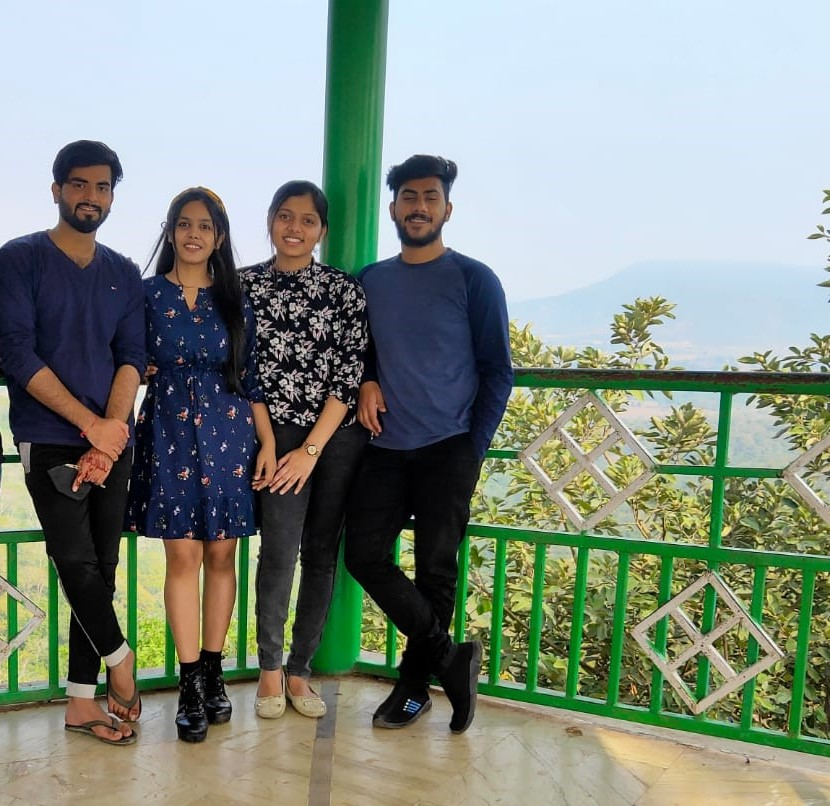
#> input picture yo.jpg, 830 x 806 px
$ python imageread.py
#> lines starting #> are read from the running program, lines starting #| are printed output that depends on the picture; after the words box and inside, x2 and y2 are one past the last pixel; in counts of white or black regions, pixels touching at a corner belong together
import cv2

# Load the cascade
face_cascade = cv2.CascadeClassifier('haarcascade_frontalface_default.xml')
# Read the input image
img = cv2.imread('yo.jpg')
#> img is the input picture: shape (806, 830, 3); mean B, G, R 131.1, 141.5, 130.8
# Convert into grayscale
gray = cv2.cvtColor(img, cv2.COLOR_BGR2GRAY)
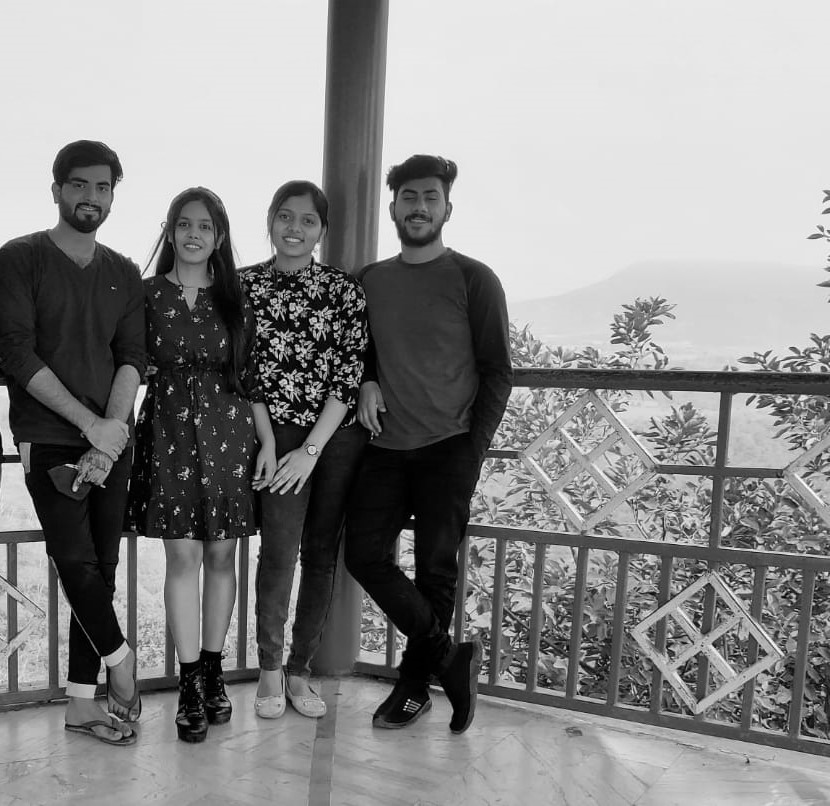
#> gray: shape (806, 830); min 0, max 254, mean 137.2
# Detect faces
faces = face_cascade.detectMultiScale(gray, 1.1, 5)
#> faces = [[167, 205, 56, 56], [390, 174, 60, 60], [267, 197, 58, 58], [58, 161, 62, 62]]
# Draw rectangle around the faces
for (x, y, w, h) in faces:
    cv2.rectangle(img, (x, y), (x+w, y+h), (255, 0, 0), 2)
#> this loop made 4 passes
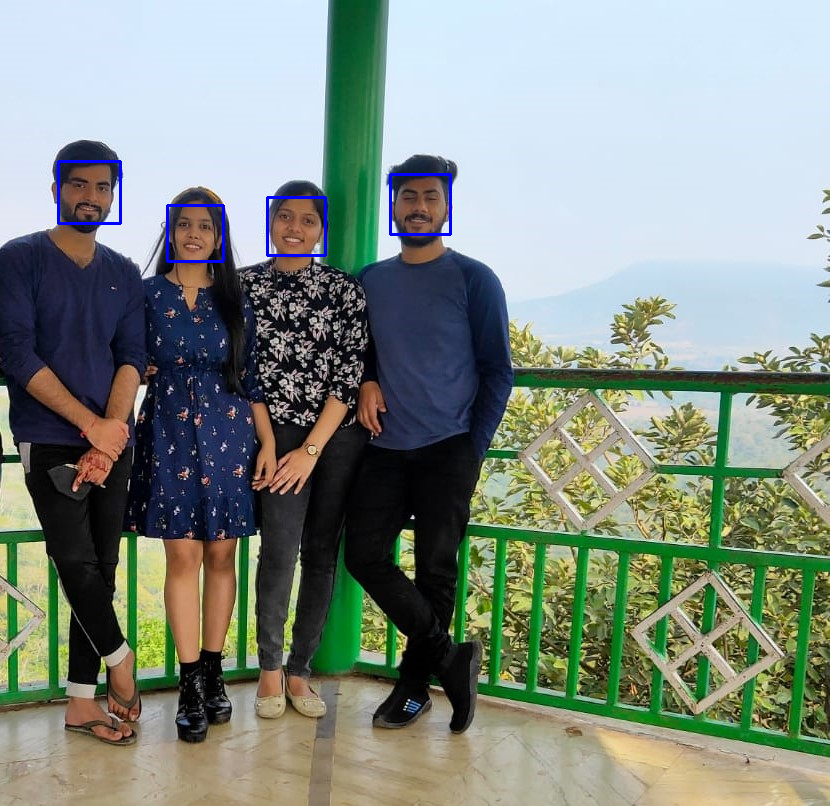
#> img: shape (806, 830, 3); 0.42% of pixels changed, all inside (x1, y1, x2, y2) = (57, 160, 452, 263)
# Display the output
cv2.imshow('img', img)
cv2.waitKey()

$ run again, with imdetect.png saved as yo.jpg
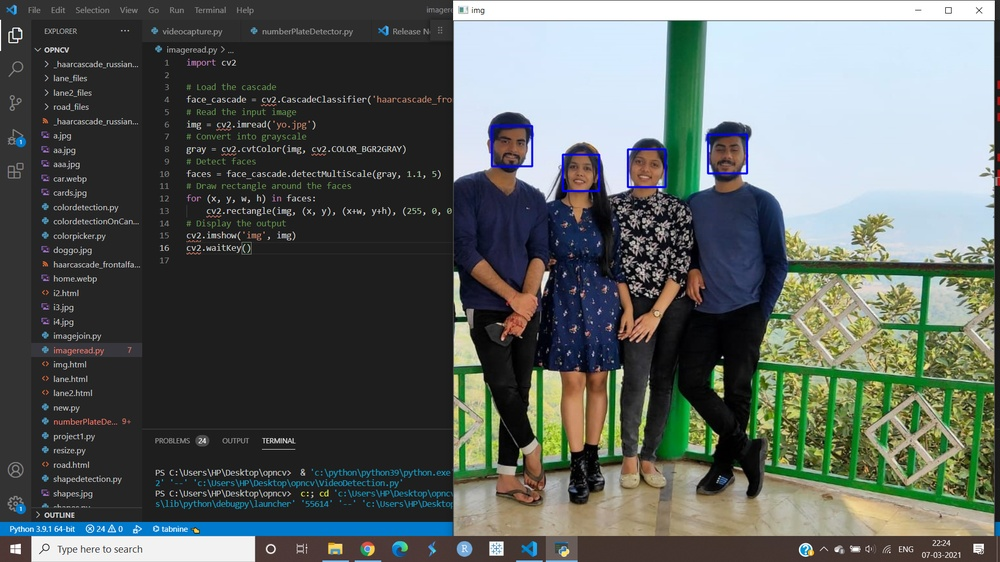
#> input picture imdetect.png, 1000 x 562 px, shrunk from 1920 x 1080 before the run
#> img is the input picture: shape (562, 1000, 3); mean B, G, R 94.7, 98.4, 91.6
#> `gray = cv2.cvtColor(img, cv2.COLOR_BGR2GRAY)`:
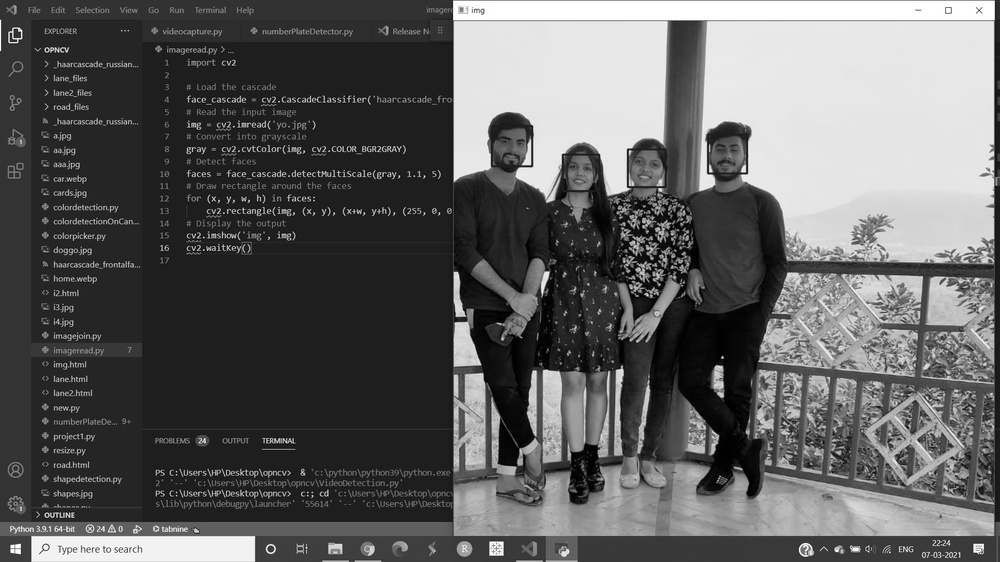
#> gray: shape (562, 1000); min 0, max 255, mean 95.9
#> faces = [[561, 153, 39, 39], [491, 125, 42, 42], [630, 150, 35, 35], [706, 134, 41, 41]]
#> the loop `for (x, y, w, h) in faces:` made 4 passes
#> after the loop `for (x, y, w, h) in faces:`:
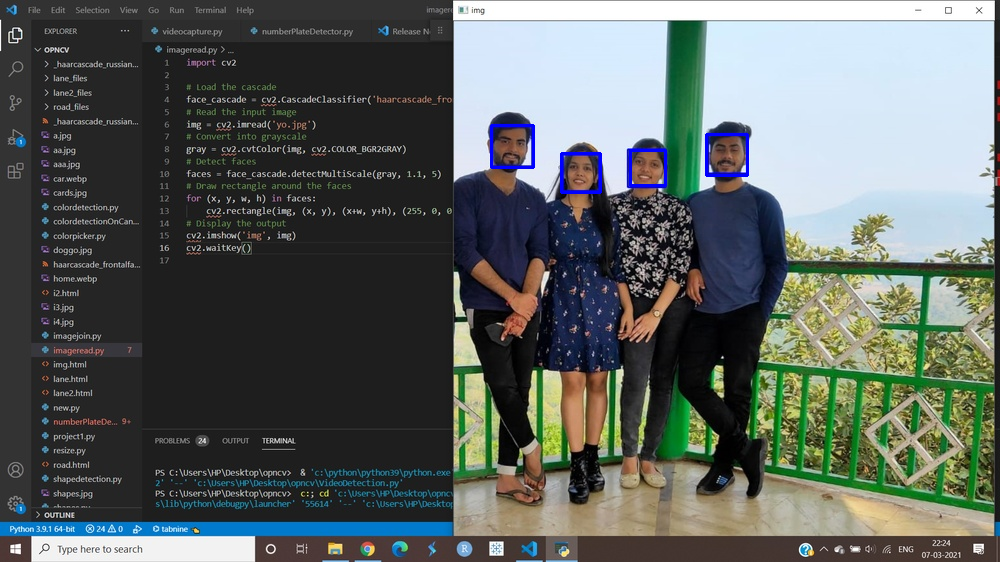
#> img: shape (562, 1000, 3); 0.33% of pixels changed, all inside (x1, y1, x2, y2) = (490, 124, 749, 194)

$ run again, with r.png saved as yo.jpg
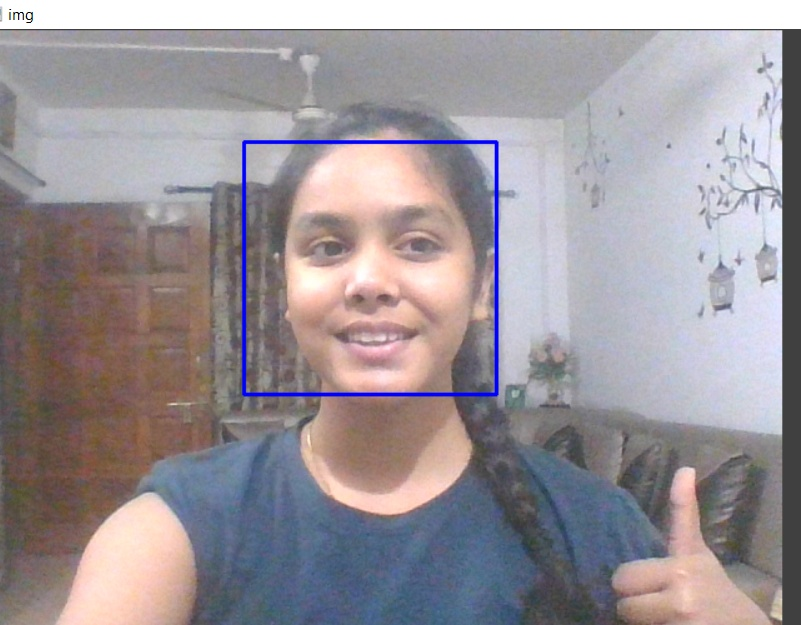
#> input picture r.png, 801 x 625 px
#> img is the input picture: shape (625, 801, 3); mean B, G, R 153.1, 147.8, 154.8
#> `gray = cv2.cvtColor(img, cv2.COLOR_BGR2GRAY)`:
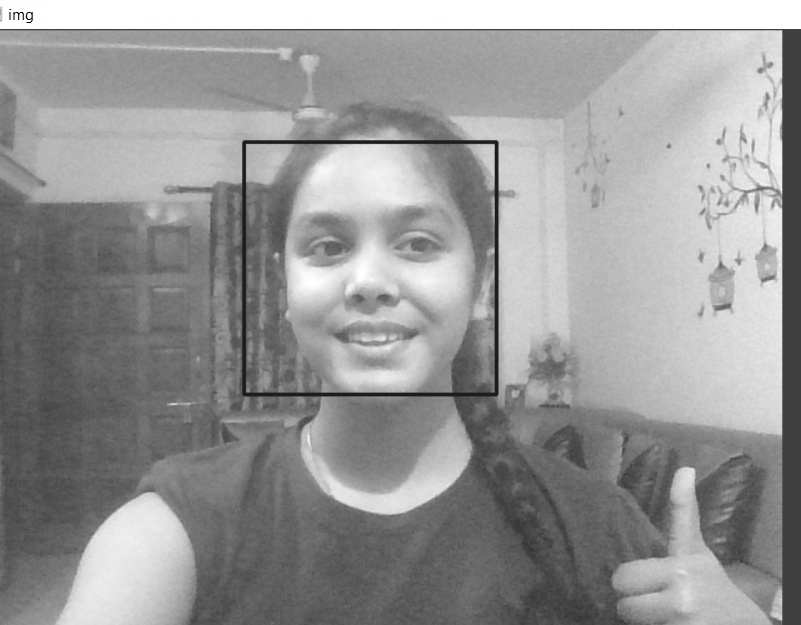
#> gray: shape (625, 801); min 0, max 255, mean 150.5
#> faces = [[243, 140, 253, 253]]
#> the loop `for (x, y, w, h) in faces:` made 1 pass
#> after the loop `for (x, y, w, h) in faces:`:
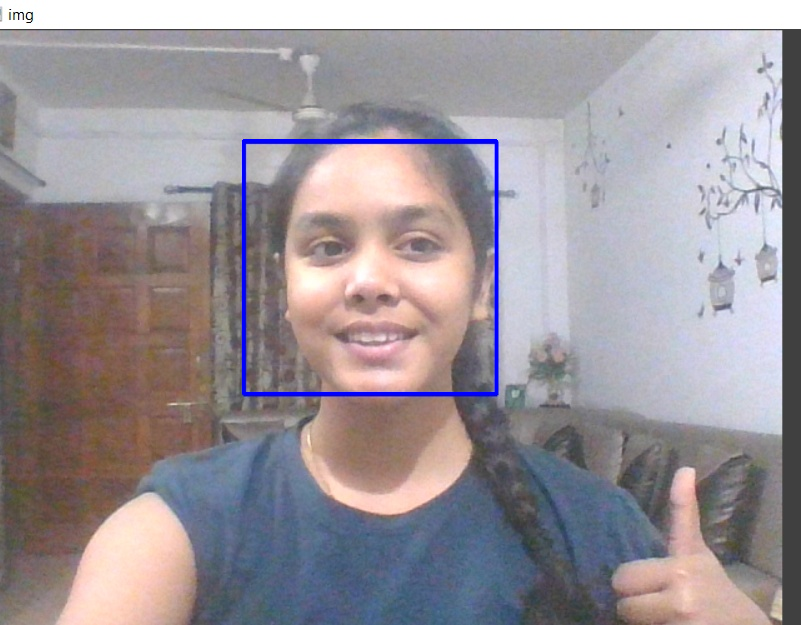
#> img: shape (625, 801, 3); 0.61% of pixels changed, all inside (x1, y1, x2, y2) = (242, 139, 498, 395)
